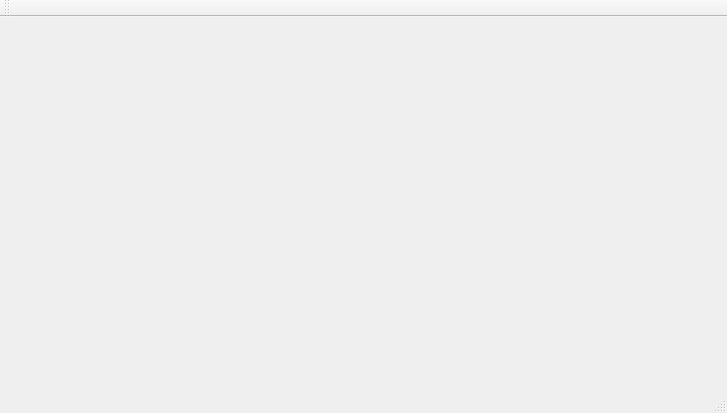
<?xml version="1.0" encoding="UTF-8"?>
<ui version="4.0">
 <class>MainWindow</class>
 <widget class="QMainWindow" name="MainWindow">
  <property name="geometry">
   <rect>
    <x>0</x>
    <y>0</y>
    <width>727</width>
    <height>413</height>
   </rect>
  </property>
  <property name="windowTitle">
   <string>MainWindow</string>
  </property>
  <widget class="QWidget" name="centralWidget">
   <layout class="QHBoxLayout" name="horizontalLayout">
    <item>
     <widget class="QLabel" name="labelImg">
      <property name="text">
       <string/>
      </property>
     </widget>
    </item>
   </layout>
  </widget>
  <widget class="QMenuBar" name="menuBar">
   <property name="geometry">
    <rect>
     <x>0</x>
     <y>0</y>
     <width>727</width>
     <height>22</height>
    </rect>
   </property>
  </widget>
  <widget class="QToolBar" name="mainToolBar">
   <attribute name="toolBarArea">
    <enum>TopToolBarArea</enum>
   </attribute>
   <attribute name="toolBarBreak">
    <bool>false</bool>
   </attribute>
  </widget>
  <widget class="QStatusBar" name="statusBar"/>
 </widget>
 <layoutdefault spacing="6" margin="11"/>
 <resources/>
 <connections/>
</ui>
